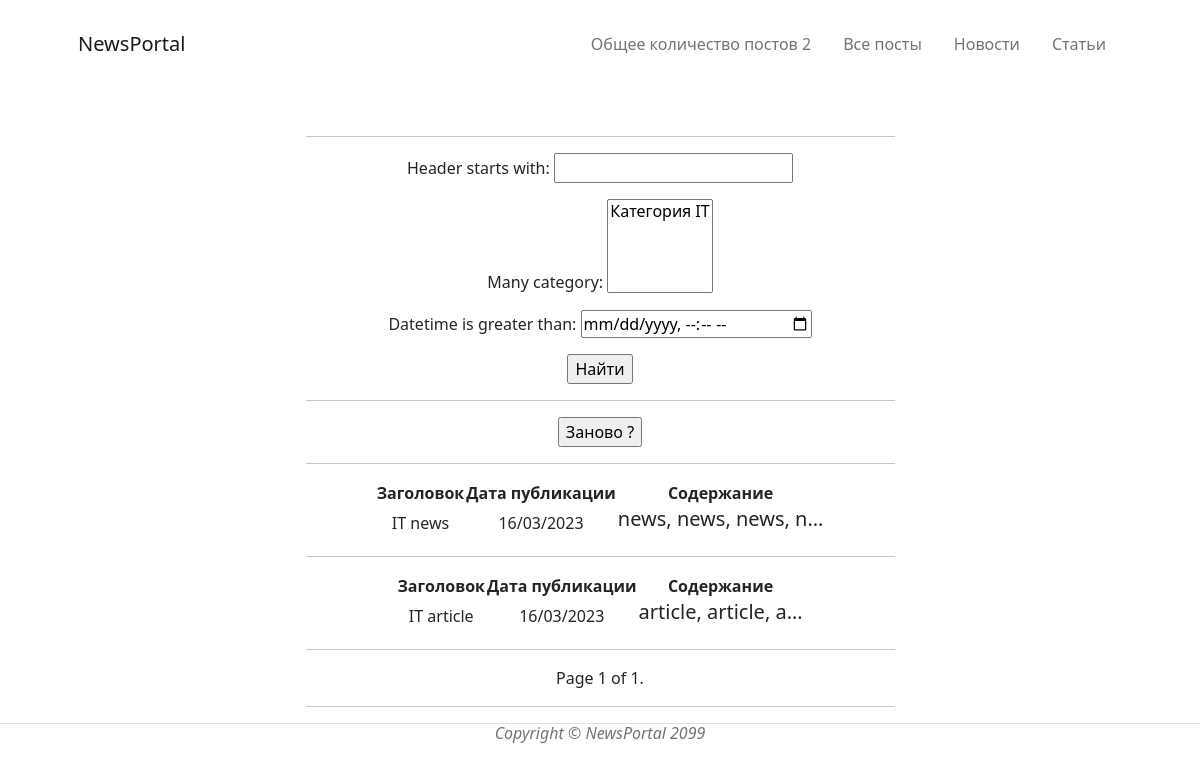
The app's page /news/search/ with its own data.
### news/models.py (models this page shows, shortened)
class Post(models.Model):
    article = 'AT'
    news = 'NW'
    TYPE = [(article, 'Статья'), (news, 'Новость')]
    many_author = models.ForeignKey(Author, on_delete=models.CASCADE)
    article_or_news = models.CharField(max_length=2, choices=TYPE, default=article)
    datetime = models.DateTimeField(auto_now_add=True)
    many_category = models.ManyToManyField(Category, through="PostCategory")
    header = models.CharField(max_length=150)
    text = models.TextField()
    rating = models.SmallIntegerField(default=0)

### news/views.py (the view)
# urls.py: path('news/search/', Search.as_view()),
class Search(ListView):
    model = Post
    ordering = 'datetime'
    template_name = 'flatpages/search.html'
    context_object_name = 'info'
    paginate_by = 10
    def get_queryset(self):
        queryset = super().get_queryset()
        self.filterset = PostFilter(self.request.GET, queryset)
        return self.filterset.qs
    def get_context_data(self, **kwargs):
        context = super().get_context_data(**kwargs)
        context['filterset'] = self.filterset
        return context

### news/models.py (called while the page is built)
    def __str__(self):
        return f"Категория {self.name_category}"

### news/templatetags/custom_filter1.py (called while the page is built)
@register.filter()
def length(words):
    return f"{len(words)}"

### news/templatetags/custom_filter2.py (called while the page is built)
@register.filter()
def post_time(date):
    return date.strftime("%d/%m/%Y")

### news/templatetags/custom_filter3.py (called while the page is built)
@register.filter()
def censor(value):
    finder = value.split()
    for _ in finder:
        if isinstance(_, str):
            if _.lower().replace(".", "").replace(",", "").replace(";", "").replace(":", "") in censor_words:
                finder[finder.index(_)] = (_[0] + len(_[1:]) * "*")
            else:
                continue
        else:
            continue
    return " ".join(finder)

### templates/flatpages/search.html (shortened to what this page needs)
{% extends 'flatpages/index.html' %}
{% load custom_filter1 %}
{% load custom_filter2 %}
{% load custom_filter3 %}
{% load custom_tags %}
{% block allpost %}
    {{info|length}}
{% endblock allpost %}
{% block content %}
    <hr>
    <form method="get">
        {{ filterset.form.as_p }}
        <input type="submit" value="Найти"/>
    </form>
    <hr>
    <form action="/news/search">
        <input type="submit" value="Заново ?"/>
    </form>
    <hr>
    {% if info %}
        {% for i in info %}
                <table class="editorDemoTable" style="margin-left: auto; margin-right: auto;">
                    <tbody>
                        <tr>
                            <td><strong>Заголовок</strong></td>
                            <td><strong>Дата публикации</strong></td>
                            <td><strong>Содержание</strong></td>
                        </tr>
                        <tr>
                            <td>{{ i.header|censor|truncatechars:10 }}</td>
                            <td>{{ i.datetime|post_time }}</td>
                            <td><h5>{{ i.text|censor|truncatechars:20 }}</h5></td>
                        </tr>
                    </tbody>
                </table>
                <hr>
        {% endfor %}
    {% endif %}
    <span class="current">
        Page {{ page_obj.number }} of {{ page_obj.paginator.num_pages }}.
    </span>
{% endblock content %}

### records on screen
Post: header|censor "IT news", datetime|post_time "16/03/2023", text|censor "news, news, news, n…"
Post: header|censor "IT article", datetime|post_time "16/03/2023", text|censor "article, article, a…"

### other values on screen
{{ info|length }} "2"
{{ page_obj.number }} "1"
{{ page_obj.paginator.num_pages }} "1"
